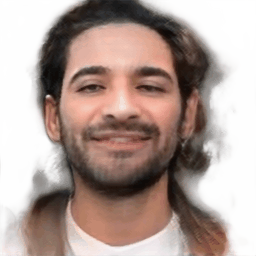
#> input picture CVTHead/examples/jaw.gif, 256 x 256 px, given in place of jaw.png, which was not available
$ jupyter execute --allow-errors postprocessing.ipynb   (shell and % lines are left out)   (older library calls are emulated)   (text cells are left out)
#> lines starting #> are read from the running program, lines starting #| are printed output that depends on the picture
[cell 1]
# import opencv
import cv2
import numpy as np
import matplotlib.pyplot as plt
import matplotlib.image as mpimg
import os


generated_img = cv2.imread('jaw.png', cv2.IMREAD_COLOR)
#> generated_img is the input picture: shape (256, 256, 3); mean B, G, R 151.3, 158.2, 176.8
source_img = cv2.imread('source.jpg', cv2.IMREAD_COLOR)

[cell 2]
#gaussian blur the image
generated_img_blurred = cv2.GaussianBlur(generated_img, (21, 21), 0)
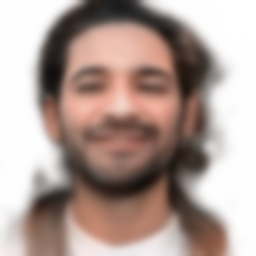
#> generated_img_blurred: shape (256, 256, 3); mean B, G, R 151.3, 158.1, 176.8
plt.imshow(generated_img_blurred)

[cell 3]
plt.imsave('generated_img_blurred.png', generated_img_blurred)

[cell 4]
#@title Start downloading here.

[cell 5]
import cv2
import math

# Height and width that will be used by the model
DESIRED_HEIGHT = 480
DESIRED_WIDTH = 480

# Performs resizing and showing the image
def resize_and_show(image):
  h, w = image.shape[:2]
#> h = 256; w = 256
  if h < w:
    img = cv2.resize(image, (DESIRED_WIDTH, math.floor(h/(w/DESIRED_WIDTH))))
  else:
    img = cv2.resize(image, (math.floor(w/(h/DESIRED_HEIGHT)), DESIRED_HEIGHT))
  plt.imshow(img)


resize_and_show(generated_img)


$ run again, with CVTHead/examples/1.png saved as CVTHead/examples/jaw.gif
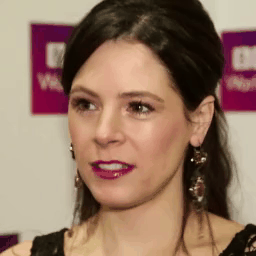
#> input picture CVTHead/examples/1.png, 256 x 256 px, given in place of jaw.png, which was not available
#> generated_img is the input picture: shape (256, 256, 3); mean B, G, R 97.9, 116.5, 147
#> `generated_img_blurred = cv2.GaussianBlur(generated_img, (21, 21), 0)`:
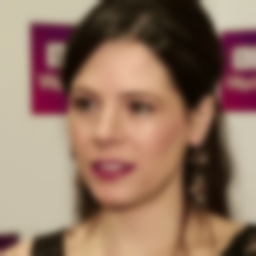
#> generated_img_blurred: shape (256, 256, 3); mean B, G, R 97.9, 116.5, 147

$ run again, with CVTHead/examples/2.png saved as CVTHead/examples/jaw.gif
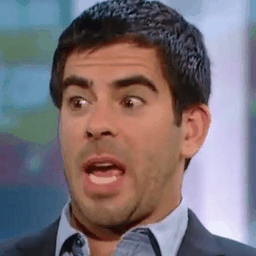
#> input picture CVTHead/examples/2.png, 256 x 256 px, given in place of jaw.png, which was not available
#> generated_img is the input picture: shape (256, 256, 3); mean B, G, R 118.2, 112.6, 122.3
#> `generated_img_blurred = cv2.GaussianBlur(generated_img, (21, 21), 0)`:
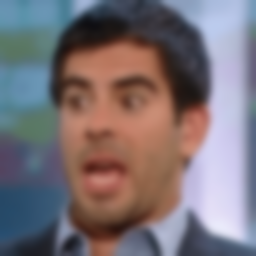
#> generated_img_blurred: shape (256, 256, 3); mean B, G, R 118.1, 112.6, 122.3

$ run again, with CVTHead/examples/man.png saved as CVTHead/examples/jaw.gif
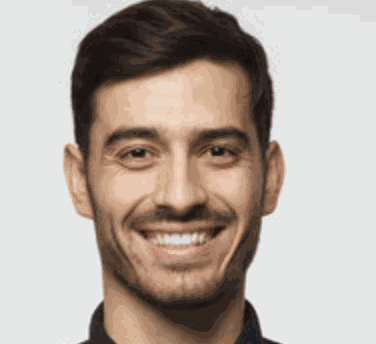
#> input picture CVTHead/examples/man.png, 376 x 344 px, given in place of jaw.png, which was not available
#> generated_img is the input picture: shape (344, 376, 3); mean B, G, R 161.9, 169.9, 182
#> `generated_img_blurred = cv2.GaussianBlur(generated_img, (21, 21), 0)`:
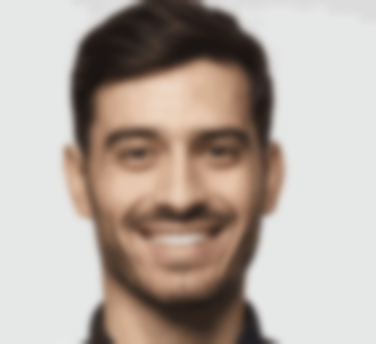
#> generated_img_blurred: shape (344, 376, 3); mean B, G, R 161.9, 169.9, 182
